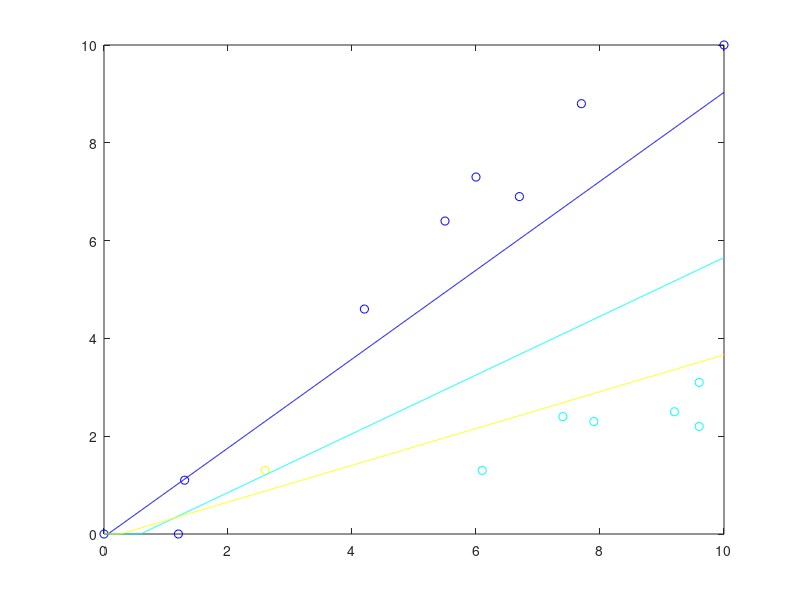

This figure's MATLAB source:
x0 = 0.000000:.01:10.000000;
c0 = [5.500000 6.400000 ;
10.000000 10.000000 ;
0.000000 0.000000 ;
7.700000 8.800000 ;
1.200000 0.000000 ;
4.200000 4.600000 ;
6.000000 7.300000 ;
1.300000 1.100000 ;
6.700000 6.900000 ;
];
y_c0 =  - 0.672652 / -0.739959 * x0  + 0.0439064 / -0.739959;
c1 = [9.600000 2.200000 ;
9.200000 2.500000 ;
7.900000 2.300000 ;
7.400000 2.400000 ;
6.100000 1.300000 ;
9.600000 3.100000 ;
];
y_c1 =  - 0.514875 / -0.857265 * x0  + 0.303145 / -0.857265;
c2 = [2.600000 1.300000 ;
];
y_c2 =  - 0.352244 / -0.935908 * x0  + 0.093898 / -0.935908;
colors = jet(3);
if (size(c0) >0) plot (c0(:,1), c0(:,2),'o', 'color', colors(1,:)); end
hold on;
if (size(c1) >0) plot (c1(:,1), c1(:,2),'o', 'color', colors(2,:)); end
hold on;
if (size(c2) >0) plot (c2(:,1), c2(:,2),'o', 'color', colors(3,:)); end
hold on;
for i = 1 : size(y_c0, 2) 
 if y_c0(i) > 10.000000 
 y_c0(i) = 10.000000; 
 end 
 if y_c0(i) < 0.000000 
 y_c0(i) = 0.000000; 
 end 
 end
for i = 1 : size(y_c1, 2) 
 if y_c1(i) > 10.000000 
 y_c1(i) = 10.000000; 
 end 
 if y_c1(i) < 0.000000 
 y_c1(i) = 0.000000; 
 end 
 end
for i = 1 : size(y_c2, 2) 
 if y_c2(i) > 10.000000 
 y_c2(i) = 10.000000; 
 end 
 if y_c2(i) < 0.000000 
 y_c2(i) = 0.000000; 
 end 
 end
plot(x0, y_c0, 'color', colors(1,:));
hold on;
plot(x0, y_c1, 'color', colors(2,:));
hold on;
plot(x0, y_c2, 'color', colors(3,:));
hold on;
